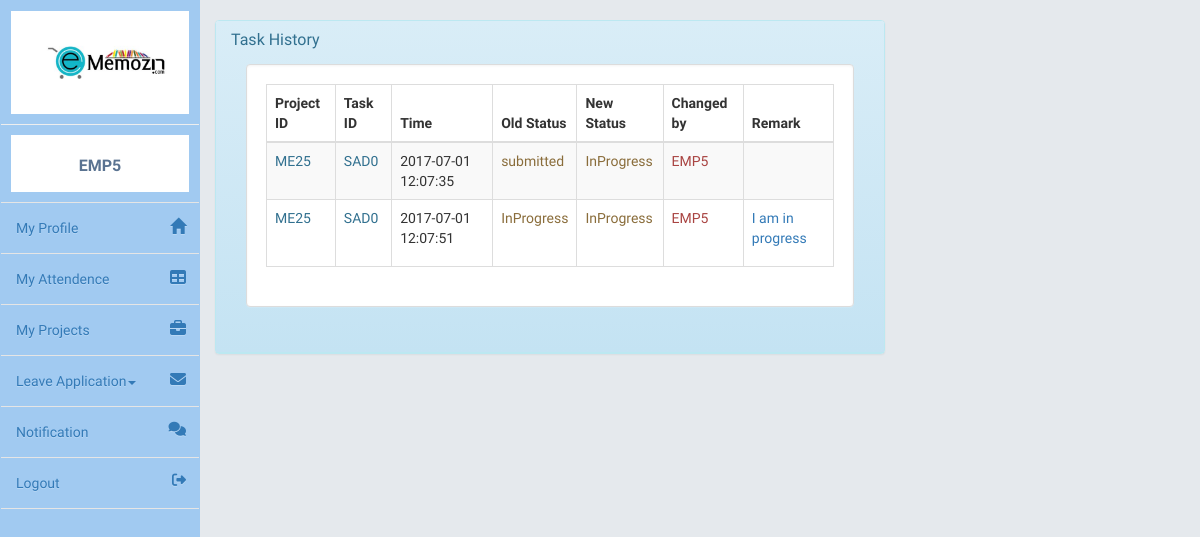
Screenshot of /scripts/project_status.php (signed in) with the database file from the repository.
### tables this page shows
CREATE TABLE `task_history` (
  `taskid` varchar(50) NOT NULL,
  `pid` varchar(50) NOT NULL,
  `fromstate` varchar(50) NOT NULL,
  `tostate` varchar(50) NOT NULL,
  `date` date NOT NULL,
  `time` time NOT NULL,
  `changedby` varchar(50) NOT NULL,
  `remark` text NOT NULL
);

### scripts/init_core.php (called while the page is built, shortened)
<?php
function loggedin() {
  if (isset($_SESSION['uid']) &&!empty($_SESSION['uid'])) {
          return true;
  }
  else return false;
}
?>

### scripts/project_status.php (the view, shortened to what this page needs)
<?php
include 'init_core.php';
include 'head_info.php';
include 'sidebar.php';
$pid="ME25";
if(loggedin()){
?>
<head>
</head>
   <div class="col-xs-12 col-sm-12 col-md-7 col-lg-7 col-xs-offset-0 col-sm-offset-0 col-md-offset-2 col-lg-offset-2 toppad" >
 <div class="panel panel-info">
            <div class="panel-heading">
              <h3 class="panel-title">Task History</h3>
            <div class="panel-body">
                 <form class="well form-horizontal" action="myprojects.php" method="post"  id="contact_form" style="background-color:#FFFFFF;">
                    <fieldset style="background-color:#FFFFFF;">
                           <table class="table table-striped table-bordered table-list">
		                  <thead>
		                    <tr>
		                        <th> Project ID </th>
		                        <th> Task ID </th>
		                        <th> Time </th>
		                        <th> Old Status </th>
		                        <th> New Status </th>
		                         <th> Changed by </th>
		                          <th> Remark </th>
		                    </tr>
		                  </thead>
		                  <tbody>
		                  <?php
                             $query="SELECT `taskid`, `pid`, `fromstate`, `tostate`, `date`, `time`, `changedby`, `remark` FROM task_history where pid='$pid'";
		                      if($query_run=mysqli_query($c,$query)){
		                        while($result=mysqli_fetch_assoc($query_run)){
		                            $pid=$result['pid'];
		                            $taskid=$result['taskid'];
		                            $fromstate=$result['fromstate'];
		                            $tostate=$result['tostate'];
		                            $date=$result['date'];
		                            $time=$result['time'];
		                            $changedby=$result['changedby'];
		                            $remark=$result['remark'];
		                            echo "<tr>
		                                        <td><p class='text-info'>$pid</p></td>
		                                        <td>
		                                            <p class='text-info'> $taskid </p>
		                                        </td>
		                                        <td>
						                            $date $time
		                                        </td>
		                                        <td><p class='text-warning'> $fromstate </p></td>
		                                        <td><p class='text-warning'> $tostate </p></td>
		                                        <td><p class='text-danger'> $changedby </p></td>
		                                        <td><p class='text-primary'> $remark </p></td>
		                            </tr> ";
		                        }
		                    }else echo mysqli_error($c);
				             ?>
		                  </tbody>
					  </table>
                    </fieldset>
                 </form>
            </div>
</div>
</div>
<?php
}
?>

### scripts/head_info.php (style rules this page uses)
.well { background:#FFFFFF; }
.toppad { margin-top:20px; }

### rows the page displays
task_history: pid "ME25", taskid "SAD0", date "2017-07-01", time "12:07:35", fromstate "submitted", tostate "InProgress", changedby "EMP5"
task_history: pid "ME25", taskid "SAD0", date "2017-07-01", time "12:07:51", fromstate "InProgress", tostate "InProgress", changedby "EMP5", remark "I am in progress"

### other values shown
$_SESSION['uid'] "EMP5"
